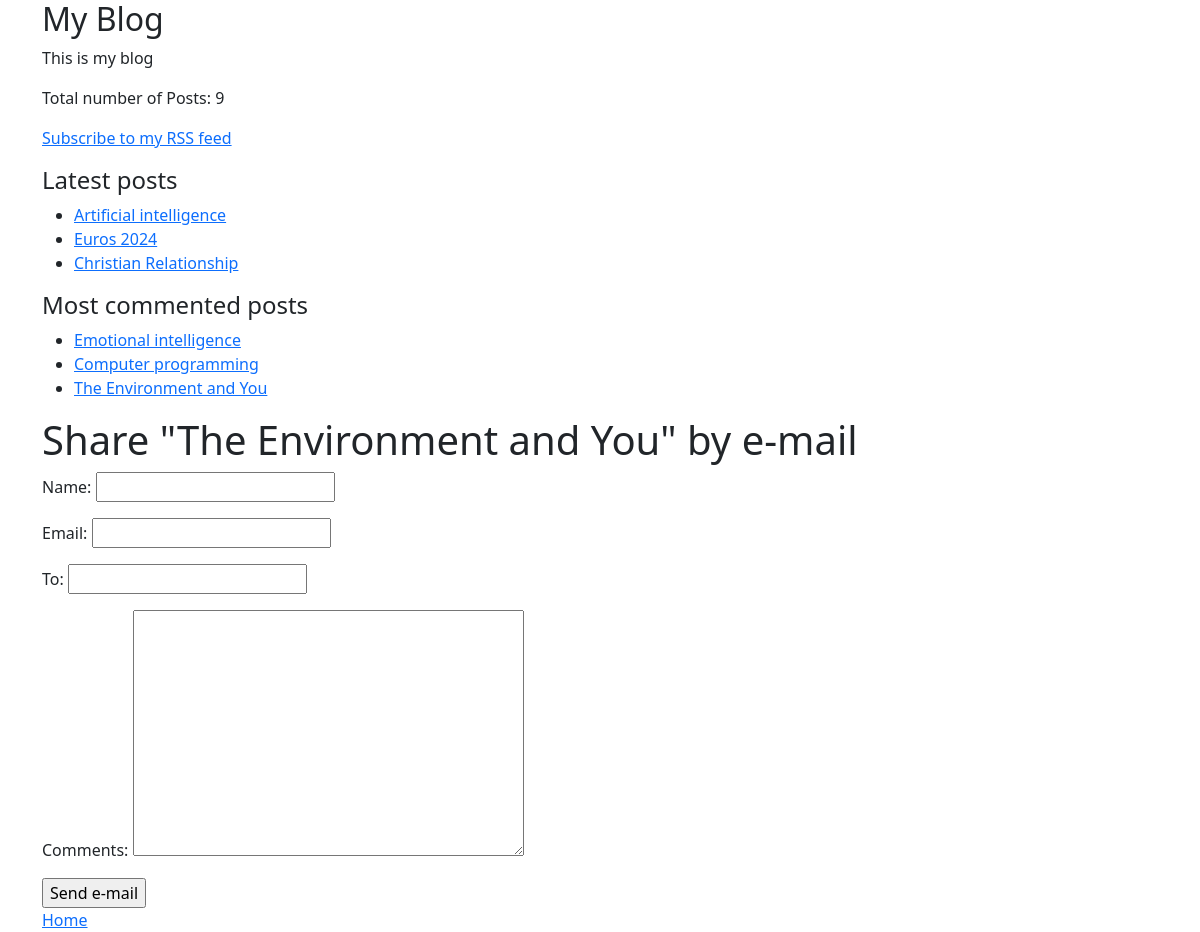
Screenshot of /1/share with the database file from the repository.
### forumsite/models.py (models this page shows, shortened)
class Post(models.Model):
  class Status(models.TextChoices):
    DRAFT = 'DF','Draft'
    PUBLISHED = 'PB','Published'
  title = models.CharField(max_length=250)
  slug = models.SlugField(max_length=250, unique_for_date ='publish')
  author = models.ForeignKey(User, on_delete=models.CASCADE, related_name='blog_posts')
  body = models.TextField()
  publish = models.DateTimeField(default = timezone.now)
  created = models.DateTimeField(auto_now_add = True)
  updated = models.DateTimeField(auto_now = True)
  status = models.CharField(max_length=2,choices = Status.choices,default = Status.DRAFT)
  objects = models.Manager() #default manager
  published = PublishedManager()  #custom manager
  tags = TaggableManager()
  class Meta:
    ordering = ['-publish']
    indexes = [models.Index(fields=['-publish'],)]
  def get_absolute_url(self):
    return reverse('forum:post_detail',args=[self.publish.year,
                  self.publish.month,self.publish.day,self.slug])

### forumsite/views.py (the view)
# urls.py: path('<int:post_id>/share',views.post_share,name='post_share'),
def post_share(request,post_id):
  post = get_object_or_404(Post,id=post_id,status=Post.Status.PUBLISHED)
  sent = False
  if request.method =='POST':
    form = EmailPostForm(request.POST)
    if form.is_valid():
      cd = form.cleaned_data
      post_url = request.build_absolute_uri(post.get_absolute_url())
      subject = f"{cd['name']} recommends you read {post.title}"
      message = f"Read {post.title} at {post_url} {cd['name']}\'s comments: {cd['comments']}"
      send_mail(subject,message,"matthewofomi2015@gmail.com",[cd['to']])
      sent = True
  else:
      form = EmailPostForm()
  return render(request,'forumsite/post/share.html',{'post':post,'form':form,'sent':sent})

### forumsite/forms.py
class EmailPostForm(forms.Form):
  name = forms.CharField(max_length=300)
  email = forms.EmailField()
  to = forms.EmailField()
  comments = forms.CharField(required=False,widget=forms.Textarea)

### forumsite/models.py (called while the page is built)
  def get_queryset(self):
    return super().get_queryset().filter(status=Post.Status.PUBLISHED)

### forumsite/templatetags/forumsite_tags.py (called while the page is built)
@register.simple_tag(name='my_tag')
def total_posts():
    return Post.published.count()

@register.inclusion_tag('forumsite/post/latest_posts.html')
def show_latest_posts(count=3):
    latest_posts = Post.published.order_by('-publish')[:count]
    return {'latest_posts':latest_posts}

@register.simple_tag
def most_commented_posts(count=3):
    return Post.published.annotate(total_comments=Count('comments')).order_by('-total_comments')[:count]

### forumsite/templates/forumsite/post/share.html (shortened to what this page needs)
{% extends 'forumsite/base.html' %}
{% block content %}
{% if sent %}
<h1>E-mail successfully sent</h1>
<p>"{{post.title}}" was successfully sent to {{form.cleaned_data.to}}</p>
  {% else %}
  <h1>Share "{{post.title}}" by e-mail</h1>
  <form action="" method="post">
{{form.as_p}}
<input type="submit" value="Send e-mail">
  </form>
{% endif %}
<a href="{% url 'forum:post_list' %}">Home</a>
{% endblock content %}

### forumsite/templates/forumsite/base.html (shortened to what this page needs)
{% load forumsite_tags %}
<!DOCTYPE html>
<html lang="en">
<head>
  <link href="https://cdn.jsdelivr.net/npm/bootstrap@5.2.1/dist/css/bootstrap.min.css" rel="stylesheet">
</head>
<body>
  <div class="container">
    <div id="sidebar">
      <h2 class="">My Blog</h2>
      <p>This is my blog</p>
      <p>Total number of Posts: {% my_tag %}</p>
      <p>
        <a href="{% url 'forumsite:post_feed' %}">Subscribe to my RSS feed</a>
      </p>
      <h3 class="fs-4">Latest posts</h3>
      {% show_latest_posts 3 %}
      <h3 class="fs-4">Most commented posts</h3>
      {% most_commented_posts as commented_posts %}
      <ul>
        {% for post in commented_posts %}
          <li>
            <a href="{{post.get_absolute_url}}">{{post.title}}</a>
          </li>
        {% endfor %}
      </ul>
    </div>
  <div id="'content">
    {% block content %}
    {% endblock content %}
  </div>
</div>
</body>
</html>

### forumsite/templates/forumsite/post/latest_posts.html
<ul>
    {% for post in latest_posts %}
        <li>
            <a href="{{post.get_absolute_url}}">{{post.title}}</a>
        </li>
    {% endfor %}
</ul>

### rows the page displays
Post: title "Artificial intelligence"
Post: title "Euros 2024"
Post: title "Christian Relationship"
Post: title "Emotional intelligence"
Post: title "Computer programming"
Post: title "The Environment and You"
